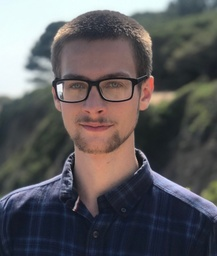
#> input picture 6.jpg, 217 x 256 px, shrunk from 577 x 682 before the run
$ python 'Filter GAbor.py'
#> lines starting #> are read from the running program, lines starting #| are printed output that depends on the picture
import cv2
import numpy as np
import matplotlib.pyplot as plt


def BGR2GRAY(img):


    gray = 0.2126 * img[..., 2] + 0.7152 * img[..., 1] + 0.0722 * img[..., 0]
    return gray


def Gabor_filter(K_size=111, Sigma=10, Gamma=1.2, Lambda=10, Psi=0, angle=0):
    # get half size
    d = K_size // 2


    gabor = np.zeros((K_size, K_size), dtype=np.float32)


    for y in range(K_size):
        for x in range(K_size):

            px = x - d
            py = y - d


            theta = angle / 180. * np.pi


            _x = np.cos(theta) * px + np.sin(theta) * py


            _y = -np.sin(theta) * px + np.cos(theta) * py


            gabor[y, x] = np.exp(-(_x ** 2 + Gamma ** 2 * _y ** 2) / (2 * Sigma ** 2)) * np.cos(
                2 * np.pi * _x / Lambda + Psi)

    gabor /= np.sum(np.abs(gabor))

    return gabor


# Используйте фильтр Габора, чтобы воздействовать на изображение
def Gabor_filtering(gray, K_size=111, Sigma=10, Gamma=1.2, Lambda=10, Psi=0, angle=0):
    # get shape
    H, W = gray.shape

    # padding
    gray = np.pad(gray, (K_size // 2, K_size // 2), 'edge')

    # prepare out image
    out = np.zeros((H, W), dtype=np.float32)

    # get gabor filter
    gabor = Gabor_filter(K_size=K_size, Sigma=Sigma, Gamma=Gamma, Lambda=Lambda, Psi=0, angle=angle)

    # filtering
    for y in range(H):
        for x in range(W):
            out[y, x] = np.sum(gray[y: y + K_size, x: x + K_size] * gabor)

    out = np.clip(out, 0, 255)
    out = out.astype(np.uint8)

    return out


# Используйте 6 фильтров Габора с разными углами для извлечения деталей на изображении
def Gabor_process(img):

    H, W, _ = img.shape

    # gray scale
    gray = BGR2GRAY(img).astype(np.float32)


    As = [0, 30, 60, 90, 120, 150]

    # prepare pyplot
    plt.subplots_adjust(left=0, right=1, top=1, bottom=0, hspace=0, wspace=0.2)

    out = np.zeros([H, W], dtype=np.float32)


    for i, A in enumerate(As):
        # gabor filtering
        _out = Gabor_filtering(gray, K_size=11, Sigma=1.5, Gamma=1.2, Lambda=3, angle=A)


        out += _out


    out = out / out.max() * 255
    out = out.astype(np.uint8)

    return out


# Read image
img = cv2.imread("6.jpg").astype(np.float32)

# gabor process
out = Gabor_process(img)
#> in BGR2GRAY, `gray = 0.2126 * img[..., 2] + 0.7152 * img[..., 1] + 0.0722 * img[...,..`:
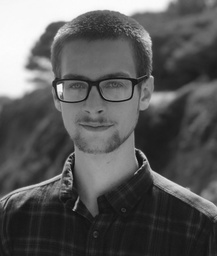
#> gray: shape (256, 217) float32; min 14, max 252.4, mean 91.1
#> the loop in Gabor_process, `for i, A in enumerate(As):` made 6 passes
#> pass 1, in Gabor_filtering, `gray = np.pad(gray, (K_size // 2, K_size // 2), 'edge')`:
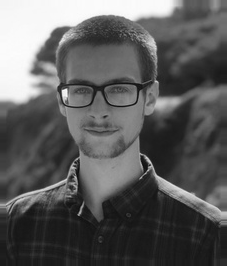
#> gray: shape (266, 227) float32; min 14, max 252.4, mean 92.9
#> pass 1, in Gabor_process, `_out = Gabor_filtering(gray, K_size=11, Sigma=1.5, Gamma=1.2, Lambda=3..`:
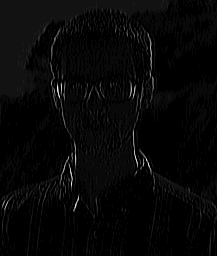
#> _out: shape (256, 217); min 0, max 27, mean 0.8; drawn with min black and max white
#> pass 2, in Gabor_process, `_out = Gabor_filtering(gray, K_size=11, Sigma=1.5, Gamma=1.2, Lambda=3..`:
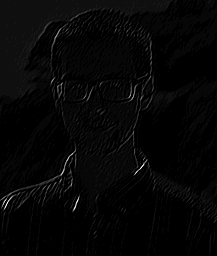
#> _out: shape (256, 217); min 0, max 34, mean 0.8; drawn with min black and max white
#> in Gabor_process, `out = out / out.max() * 255`:
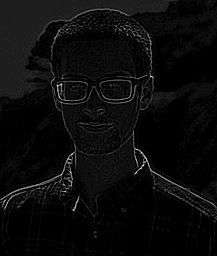
#> out: shape (256, 217) float32; min 0, max 255, mean 11.6

cv2.imwrite("outMihail.jpg", out)
cv2.imshow("result", out)
cv2.waitKey(0)
#cv2.destroyAllWindows()

$ run again, with 4.jpg copied over 6.jpg
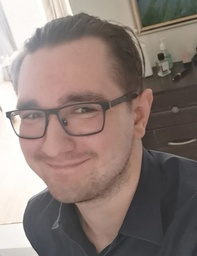
#> input picture 4.jpg, 197 x 256 px, shrunk from 421 x 548 before the run
#> the loop in Gabor_process, `for i, A in enumerate(As):` made 6 passes
#> pass 1, in Gabor_filtering, `gray = np.pad(gray, (K_size // 2, K_size // 2), 'edge')`:
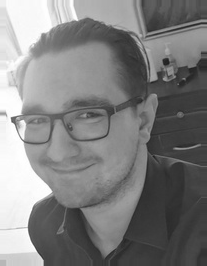
#> gray: shape (266, 207) float32; min 31.56, max 255, mean 128.2
#> after the loop in Gabor_process, `for i, A in enumerate(As):`:
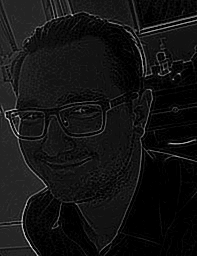
#> out: shape (256, 197) float32; min 0, max 83, mean 6.3; drawn with min black and max white

$ run again, with 5.jpg copied over 6.jpg
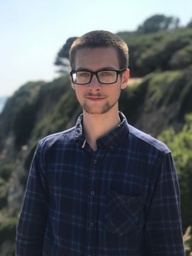
#> input picture 5.jpg, 192 x 256 px, shrunk from 1536 x 2048 before the run
#> the loop in Gabor_process, `for i, A in enumerate(As):` made 6 passes
#> pass 1, in Gabor_filtering, `gray = np.pad(gray, (K_size // 2, K_size // 2), 'edge')`:
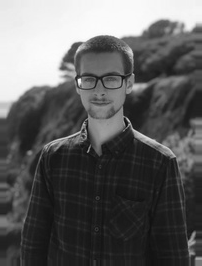
#> gray: shape (266, 202) float32; min 12.13, max 252.4, mean 95.6
#> in Gabor_process, `out = out / out.max() * 255`:
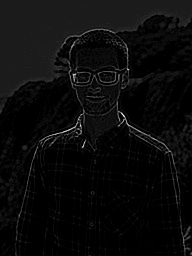
#> out: shape (256, 192) float32; min 0, max 255, mean 11.2
